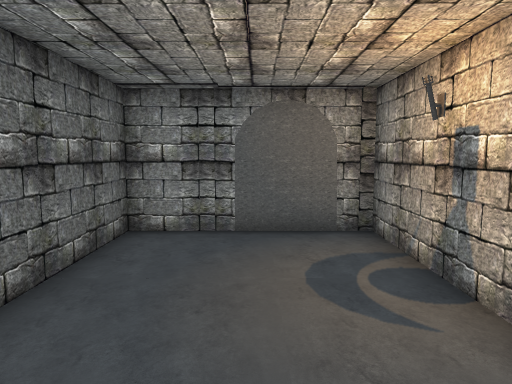
[1] (above)

12 first-person views from a walk through a scene from a Unity 3-D project. The camera is 1.5 m above the floor, tilts 6° down and sees 70° across. The floor is counted in squares, 0.95 m on a side. Each view is taken from the middle of a square. On the plan, view 1 faces up. The plan holds only what a view shows up to about 17 squares ahead; the rest is blank. The place goes on beyond the plan. The player is left out. Door leaves are left out, so doorways stand open.

[2]
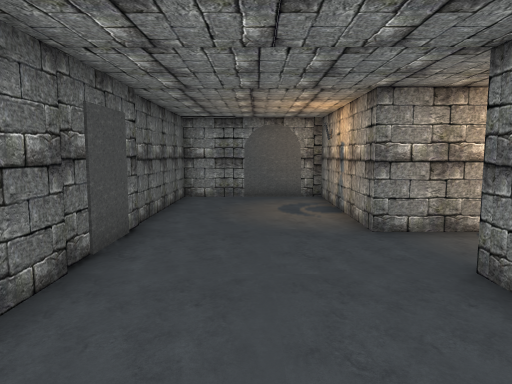

[3]
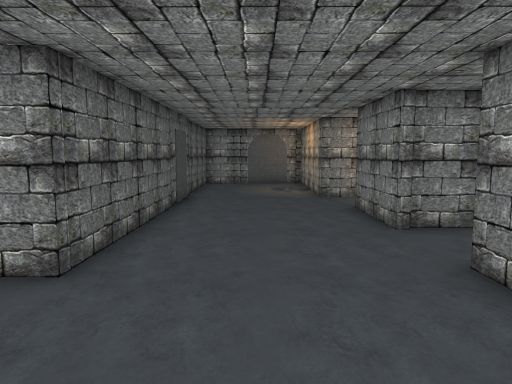

[4]
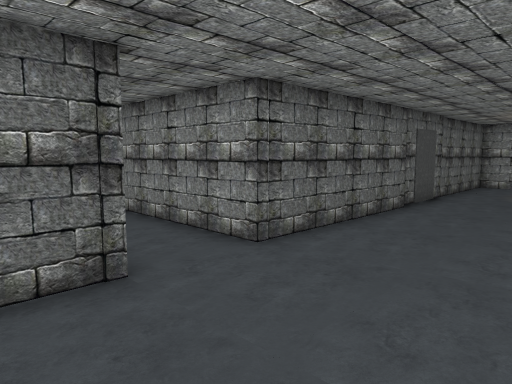

[5]
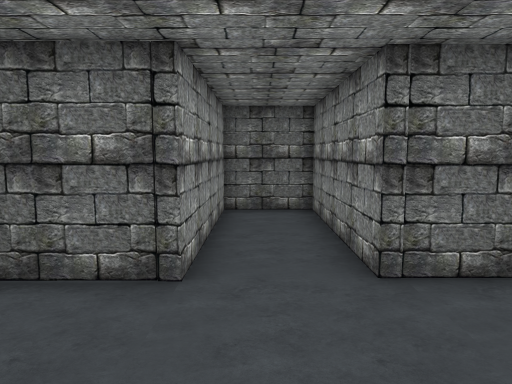

[6]
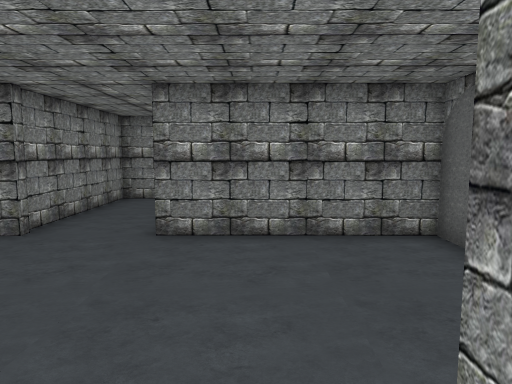

[7]
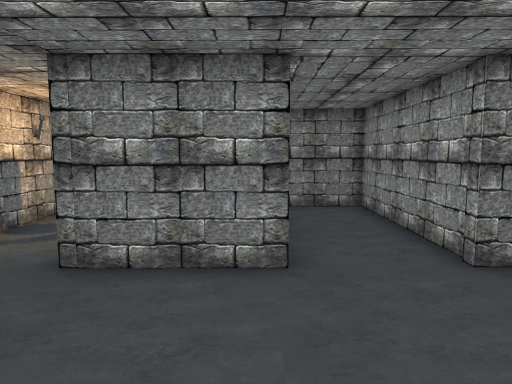

[8]
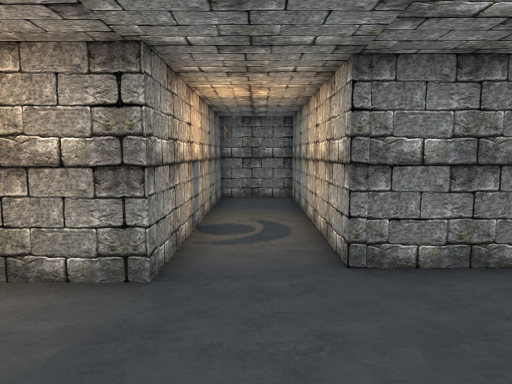

[9]
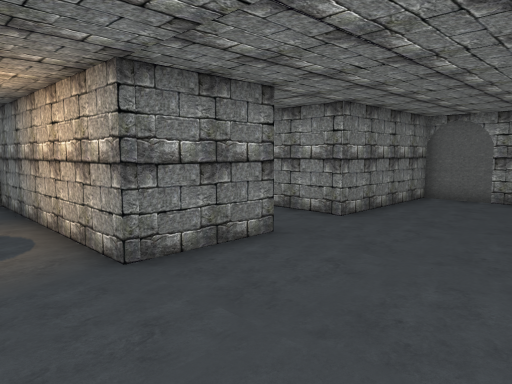

[10]
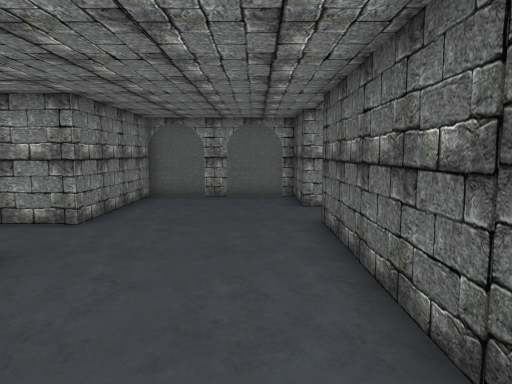

[11]
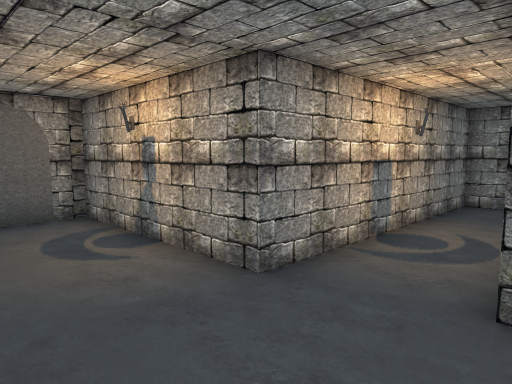

[12]
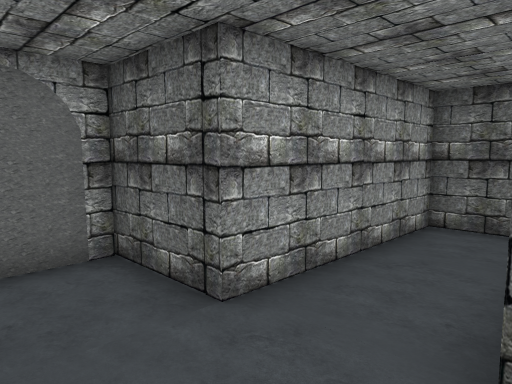

### Floor plan
Points are (right, up) in squares from view 1. A wall is a line through its corners. A room is listed if a view was taken in it or the views show most of it. See-through windows are left out.
Room 1 (views 1, 2, 3, 4, 5, 6, 7, 8, 9, 10, 11, 12)
walls: (3.3, -4.5) (2.9, -4.5) (2.9, -1.3) (11.1, -1.3) (11.1, 1.3) (2.4, 1.3) (2.4, 7.4) (1.4, 7.4); (-2.5, 1.7) (-2.5, -7.4) (-8.2, -7.4) (-8.2, -9.9) (-2.5, -9.9) (-2.6, -12.5) (2.9, -12.5) (2.9, -7.1) (8.9, -7.2) (8.9, -4.3) (3.3, -4.3); (-0.8, 7.4) (-2.6, 7.4) (-2.6, 2.1)
objects: other object (0, 8) to (1, 8)

Where each view was taken, in squares from view 1:
view 1: 0 up, 0 right, facing up
view 2: 6 down, 0 right, facing up
view 3: 12 down, 0 right, facing up
view 4: 12 down, 2 right, facing up-left
view 5: 9 down, 2 right, facing left
view 6: 9 down, 4 left, facing right
view 7: 4 down, 2 left, facing right
view 8: 0 up, 2 left, facing right
view 9: 1 up, 2 left, facing down-right
view 10: 1 up, 1 left, facing down
view 11: 2 down, 1 left, facing up-right
view 12: 7 down, 0 right, facing down-left
